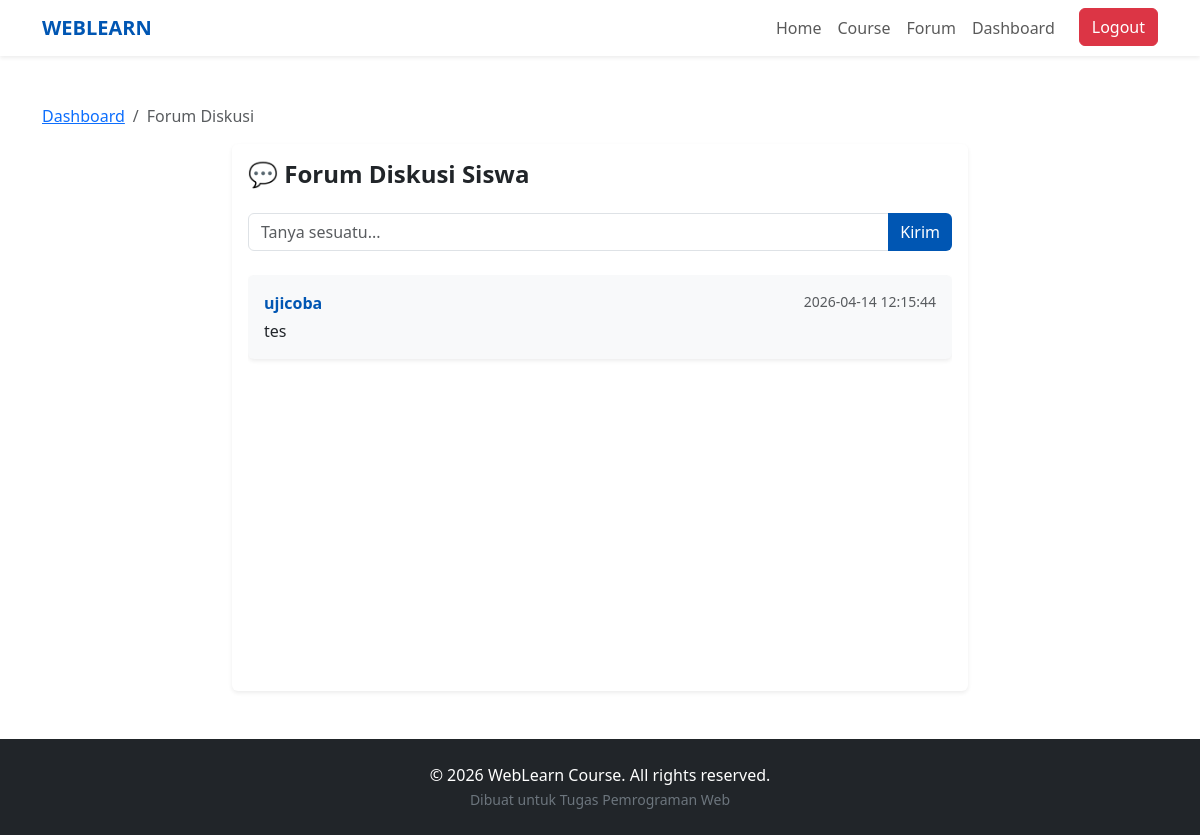
/pages/forum.php (signed in), run on the app's committed database.
### tables this page shows
CREATE TABLE `forum` (
  `id` int(11) NOT NULL,
  `user_id` int(11) DEFAULT NULL,
  `pesan` text DEFAULT NULL,
  `created_at` timestamp NOT NULL DEFAULT current_timestamp()
);

CREATE TABLE `users` (
  `id` int(11) NOT NULL,
  `nama` varchar(100) NOT NULL,
  `email` varchar(100) NOT NULL,
  `password` varchar(255) NOT NULL,
  `role` enum('admin','student') DEFAULT 'student',
  `created_at` timestamp NOT NULL DEFAULT current_timestamp()
);

### pages/forum.php (the view, shortened to what this page needs)
<?php
include '../includes/db.php';
include '../includes/header.php';
$query = mysqli_query($conn, "SELECT forum.*, users.nama FROM forum JOIN users ON forum.user_id = users.id ORDER BY created_at DESC");
?>
<div class="container mt-5">
    <nav aria-label="breadcrumb">
      <ol class="breadcrumb">
        <li class="breadcrumb-item"><a href="dashboard.php">Dashboard</a></li>
        <li class="breadcrumb-item active" aria-current="page">Forum Diskusi</li>
      </ol>
    </nav>
    <div class="row justify-content-center">
        <div class="col-md-8">
            <div class="card shadow-sm border-0">
                <div class="card-body">
                    <h4 class="fw-bold mb-4">💬 Forum Diskusi Siswa</h4>
                    <form action="" method="POST" class="mb-4">
                        <div class="input-group">
                            <input type="text" name="pesan" class="form-control" placeholder="Tanya sesuatu..." required>
                            <button name="kirim" class="btn btn-primary">Kirim</button>
                        </div>
                    </form>
                    <div class="chat-box" style="height: 400px; overflow-y: auto;">
                        <?php while($f = mysqli_fetch_assoc($query)) { ?>
                            <div class="mb-3 p-3 bg-light rounded shadow-sm">
                                <div class="d-flex justify-content-between">
                                    <strong class="text-primary"><?php echo $f['nama']; ?></strong>
                                    <small class="text-muted"><?php echo $f['created_at']; ?></small>
                                </div>
                                <p class="mb-0 mt-1"><?php echo $f['pesan']; ?></p>
                            </div>
                        <?php } ?>
                    </div>
                </div>
            </div>
        </div>
    </div>
</div>
<?php include '../includes/footer.php'; ?>

### includes/header.php (style rules this page uses)
:root { --primary-blue: #0056b3; }
.text-primary { color: var(--primary-blue) !important; }
.btn-primary { background-color: var(--primary-blue); border: none; }

### data on the page
forum: user.nama "ujicoba", created_at "2026-04-14 12:15:44", pesan "tes"
